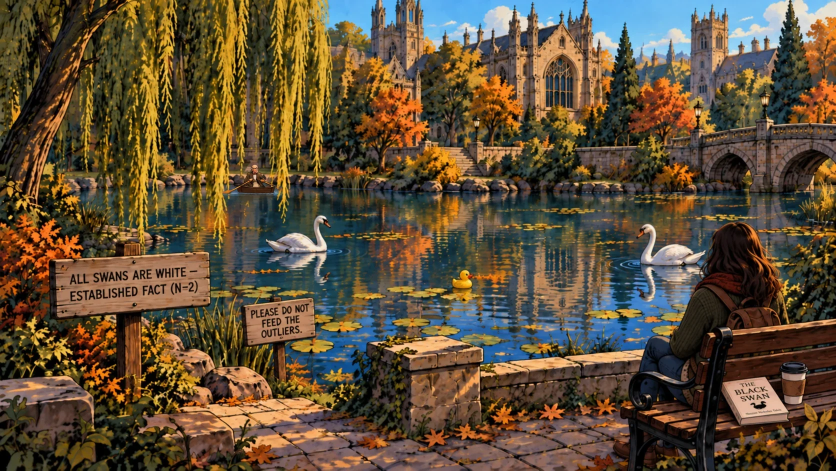
#> input picture art/png-originals/pond-bg-before-coleman.webp, 1672 x 941 px (shown at 1/2 size)
$ python tall.py ../../art/png-originals/pond-bg-before-coleman.webp ../../art/png-originals/profg-panel-close-before-monkey.webp
#> lines starting #> are read from the running program, lines starting #| are printed output that depends on the picture
#!/usr/bin/env python3
"""A 2:3 portrait poster from ChatGPT -> 1080x1920 without cutting anything: the whole picture across the width,
the small gaps above and below filled with a blurred, darkened stretch of the picture's own edges.
    tall.py SRC.png OUT.png"""
import sys
from PIL import Image, ImageFilter
src, out = sys.argv[1], sys.argv[2]
W, H = 1080, 1920
im = Image.open(src).convert('RGB'); fg = im.resize((W, int(im.height * W / im.width)), Image.LANCZOS)
#> further down, im is the input picture: PIL image 1672x941 RGB; mean R, G, B 95.2, 79.2, 56.7
#> after `fg = im.resize((W, int(im.height * W / im.width)), Image.LANCZOS)`:
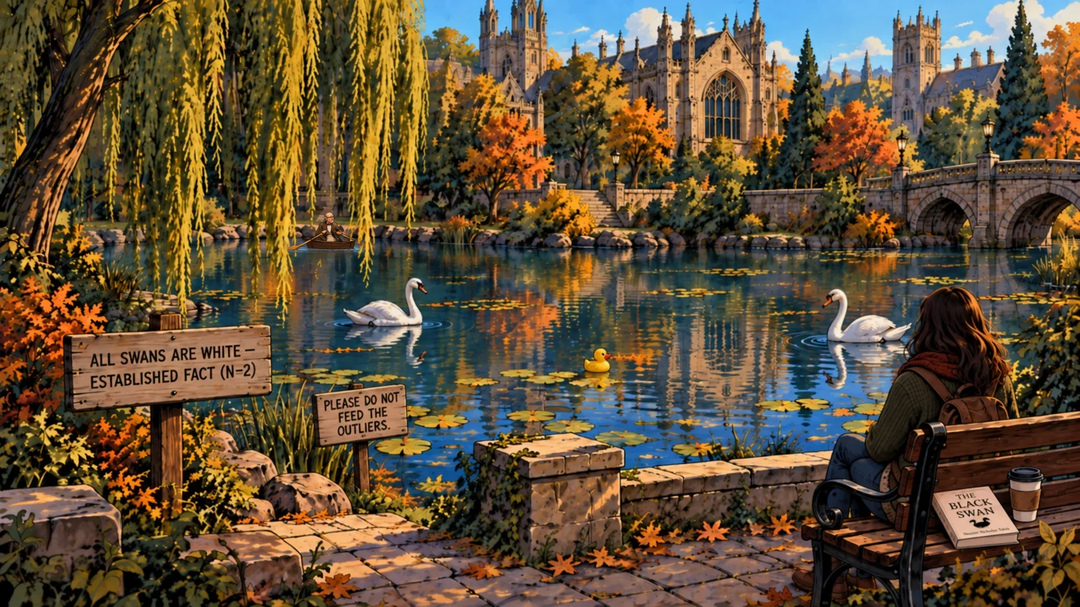
#> fg: PIL image 1080x607 RGB; mean R, G, B 95.2, 79.2, 56.8
bg = im.resize((W, H), Image.LANCZOS).filter(ImageFilter.GaussianBlur(40)).point(lambda v: v * .55)
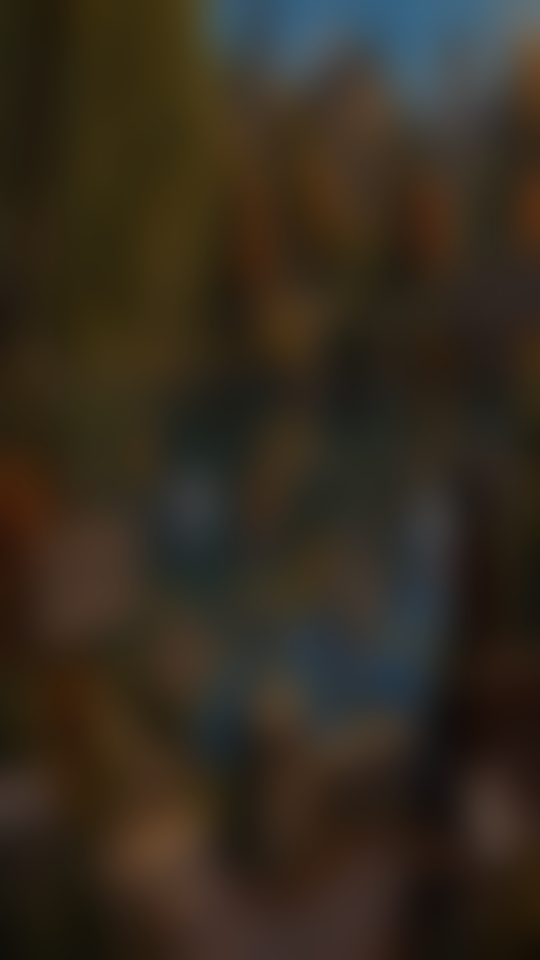
#> bg: PIL image 1080x1920 RGB (shown at 1/2 size); mean R, G, B 52.3, 43.5, 31.2
y = (H - fg.height) // 2; bg.paste(fg, (0, y))
#> after `y = (H - fg.height) // 2`: y = 656
#> after `bg.paste(fg, (0, y))`:
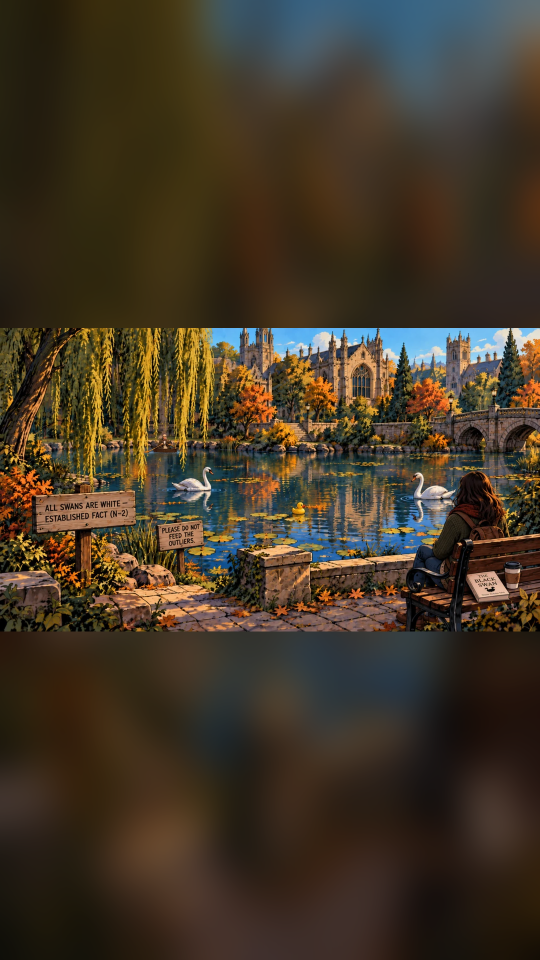
#> bg: PIL image 1080x1920 RGB (shown at 1/2 size); mean R, G, B 67.1, 55.5, 39.7
# soften the seams
for k in range(24):
    a = k / 24
    for yy in (y + k, y + fg.height - 1 - k):
        row = bg.crop((0, yy, W, yy + 1)); blur = row.filter(ImageFilter.GaussianBlur(2))
bg.save(out); print(out, fg.height, 'px picture,', y, 'px fill top and bottom')
#| ../../art/png-originals/profg-panel-close-before-monkey.webp 607 px picture, 656 px fill top and bottom

$ run again, on art/png-originals/profg-panel-micdrop-before-monkey.webp
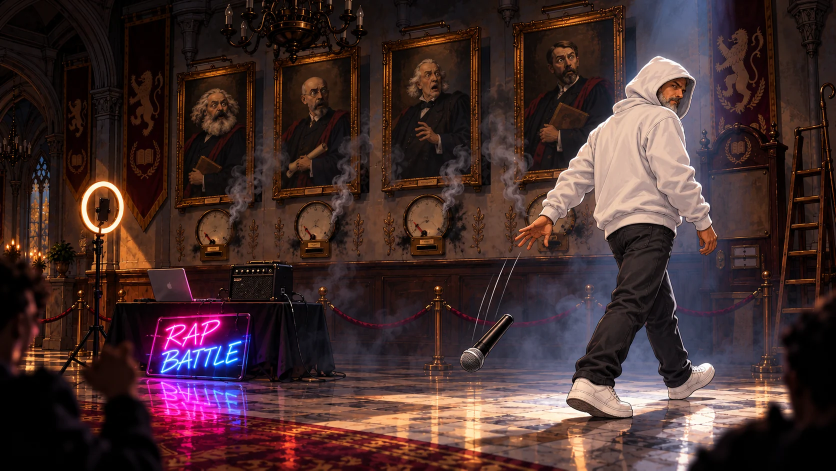
#> input picture art/png-originals/profg-panel-micdrop-before-monkey.webp, 1672 x 941 px (shown at 1/2 size)
#> im is the input picture: PIL image 1672x941 RGB; mean R, G, B 68.3, 45.8, 45.4
#> `bg = im.resize((W, H), Image.LANCZOS).filter(ImageFilter.GaussianBlur(..`:
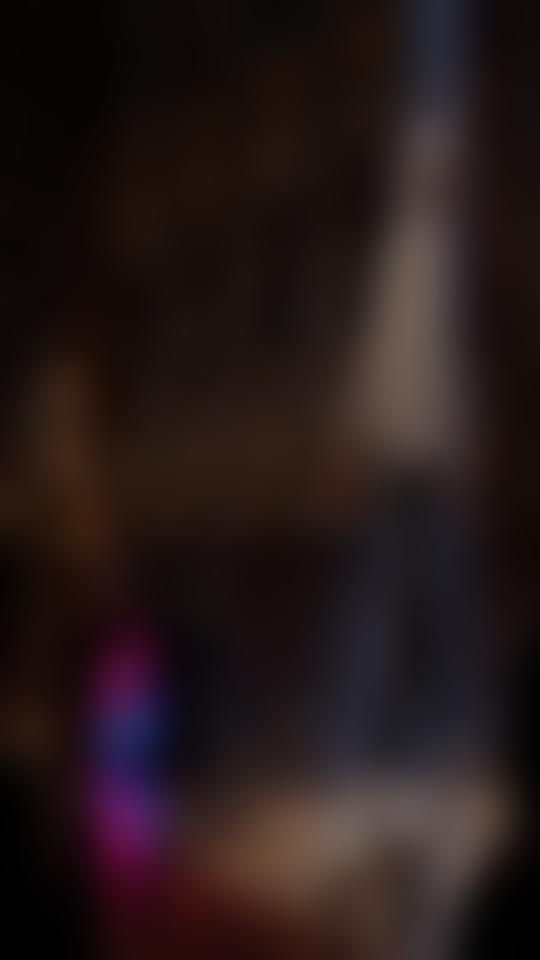
#> bg: PIL image 1080x1920 RGB (shown at 1/2 size); mean R, G, B 37.5, 25.1, 24.9
#> `bg.paste(fg, (0, y))`:
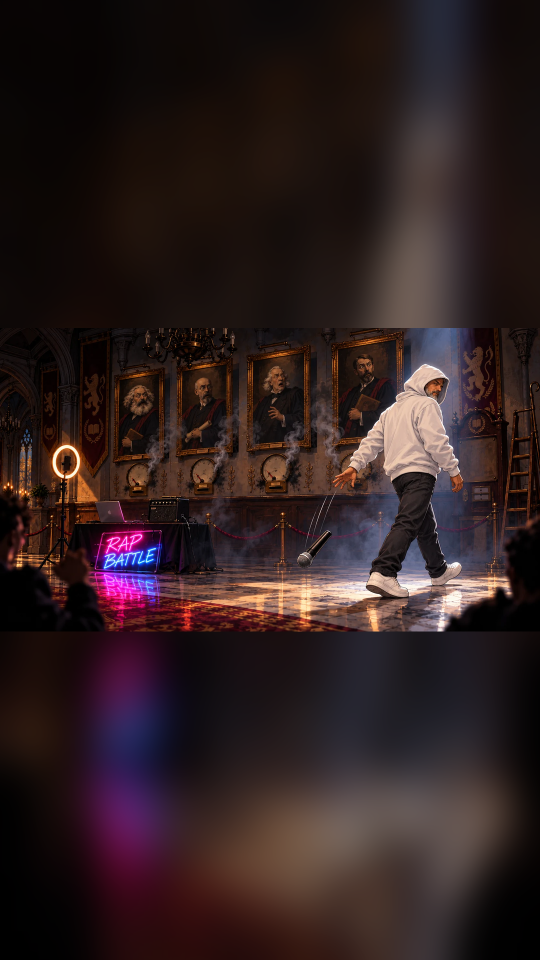
#> bg: PIL image 1080x1920 RGB (shown at 1/2 size); mean R, G, B 46.7, 31.3, 32.1
#| ../../art/png-originals/profg-panel-micdrop-before-monkey.webp 607 px picture, 656 px fill top and bottom

$ run again, on art/png-originals/profg-panel-stage-before-monkey.webp
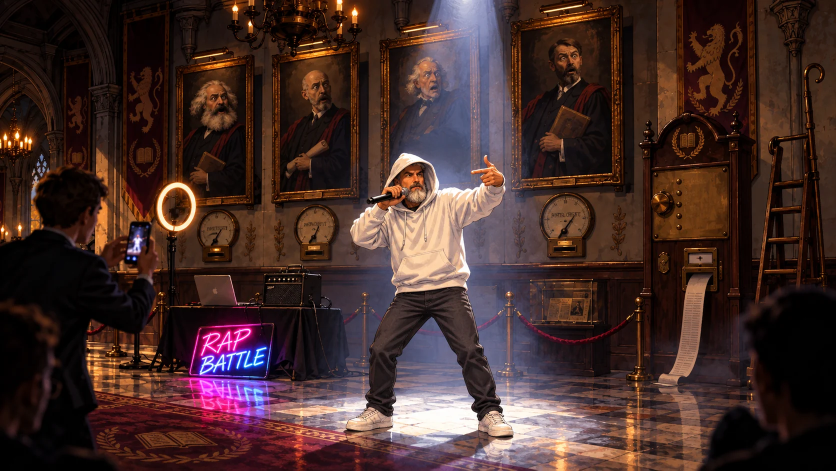
#> input picture art/png-originals/profg-panel-stage-before-monkey.webp, 1672 x 941 px (shown at 1/2 size)
#> im is the input picture: PIL image 1672x941 RGB; mean R, G, B 68.6, 45.1, 41.5
#> `bg = im.resize((W, H), Image.LANCZOS).filter(ImageFilter.GaussianBlur(..`:
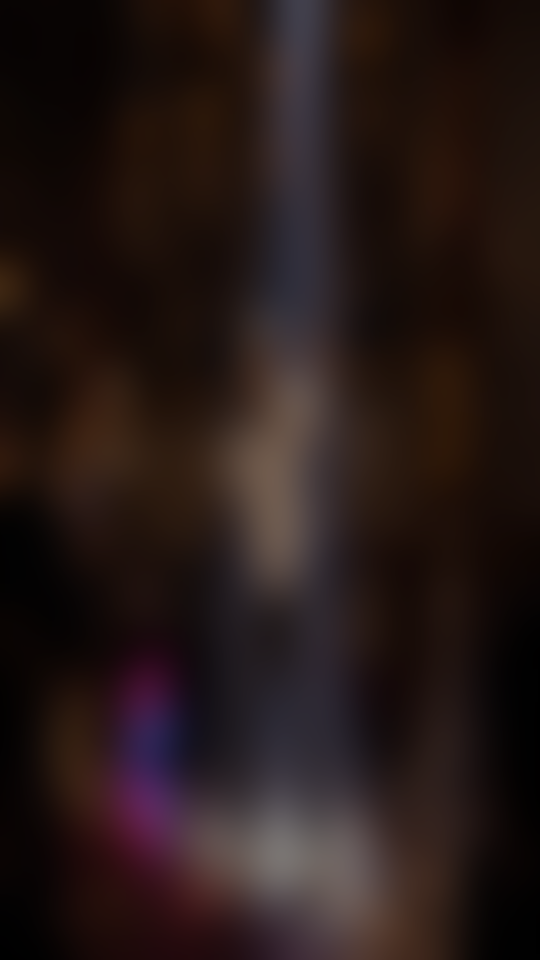
#> bg: PIL image 1080x1920 RGB (shown at 1/2 size); mean R, G, B 37.7, 24.8, 22.8
#> `bg.paste(fg, (0, y))`:
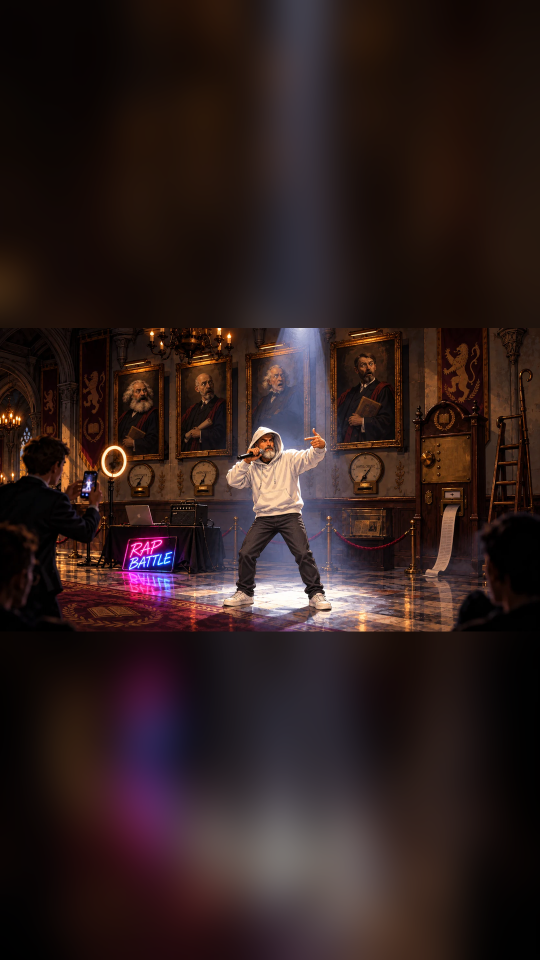
#> bg: PIL image 1080x1920 RGB (shown at 1/2 size); mean R, G, B 46.6, 30.5, 29.2
#| ../../art/png-originals/profg-panel-stage-before-monkey.webp 607 px picture, 656 px fill top and bottom

$ run again, on art/png-originals/vossberg2-idle-before-recast.webp
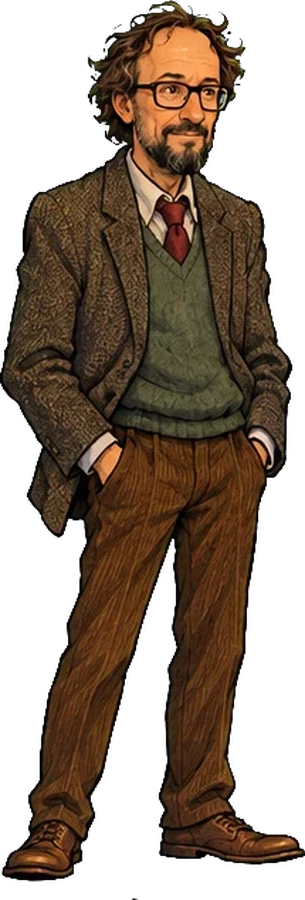
#> input picture art/png-originals/vossberg2-idle-before-recast.webp, 305 x 900 px
#> `im = Image.open(src).convert('RGB')`:
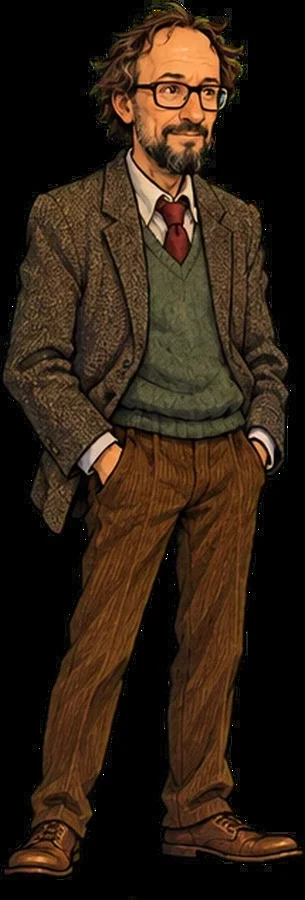
#> im: PIL image 305x900 RGB; mean R, G, B 46.5, 31.6, 18.8
#> `bg.paste(fg, (0, y))`:
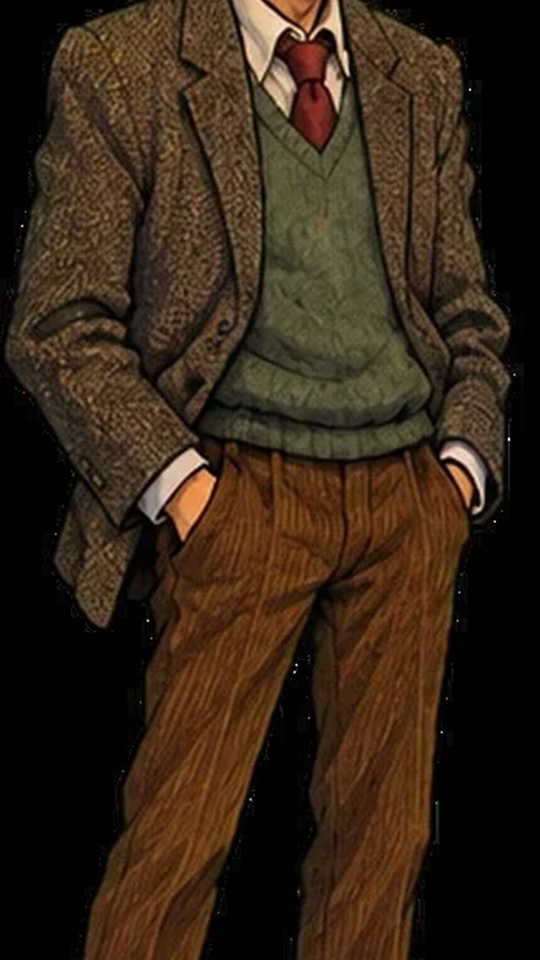
#> bg: PIL image 1080x1920 RGB (shown at 1/2 size); mean R, G, B 52.8, 37.2, 22.6
#| ../../art/png-originals/vossberg2-idle-before-recast.webp 3186 px picture, -633 px fill top and bottom
